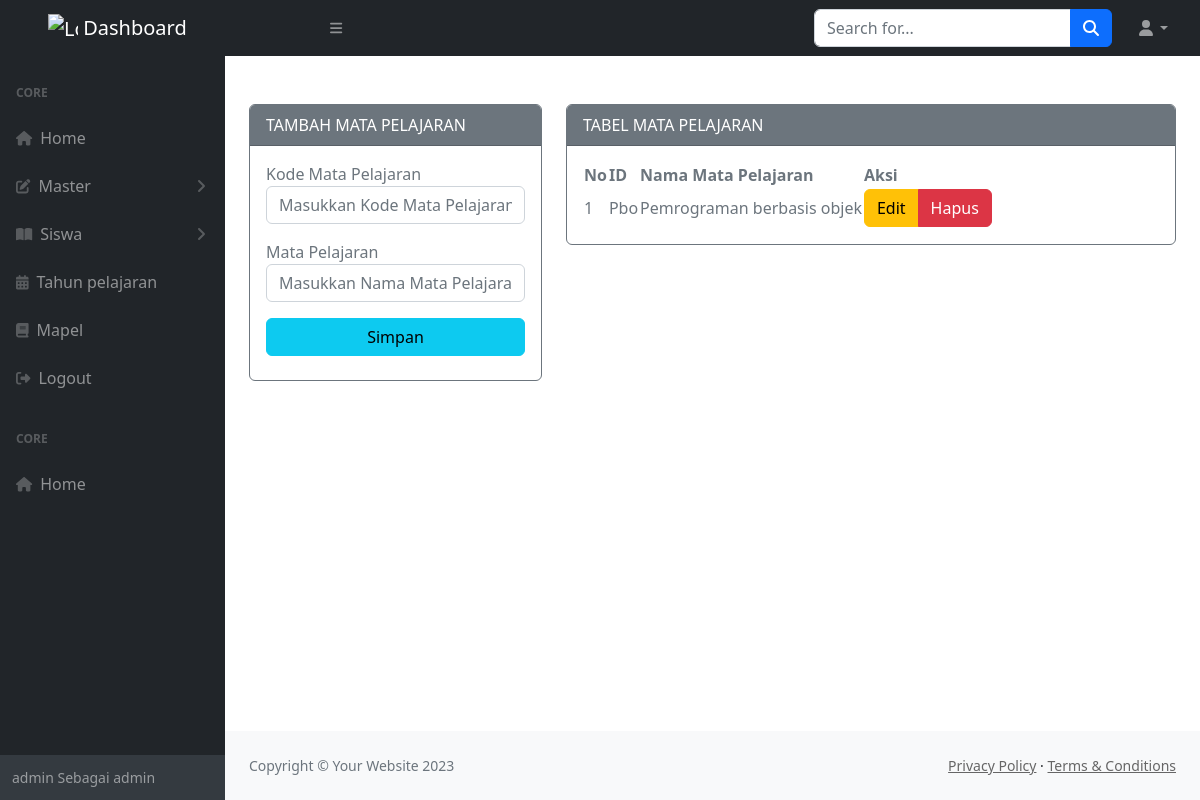
Page /admin/media.php?module=mapel (signed in) on the earlier database version.
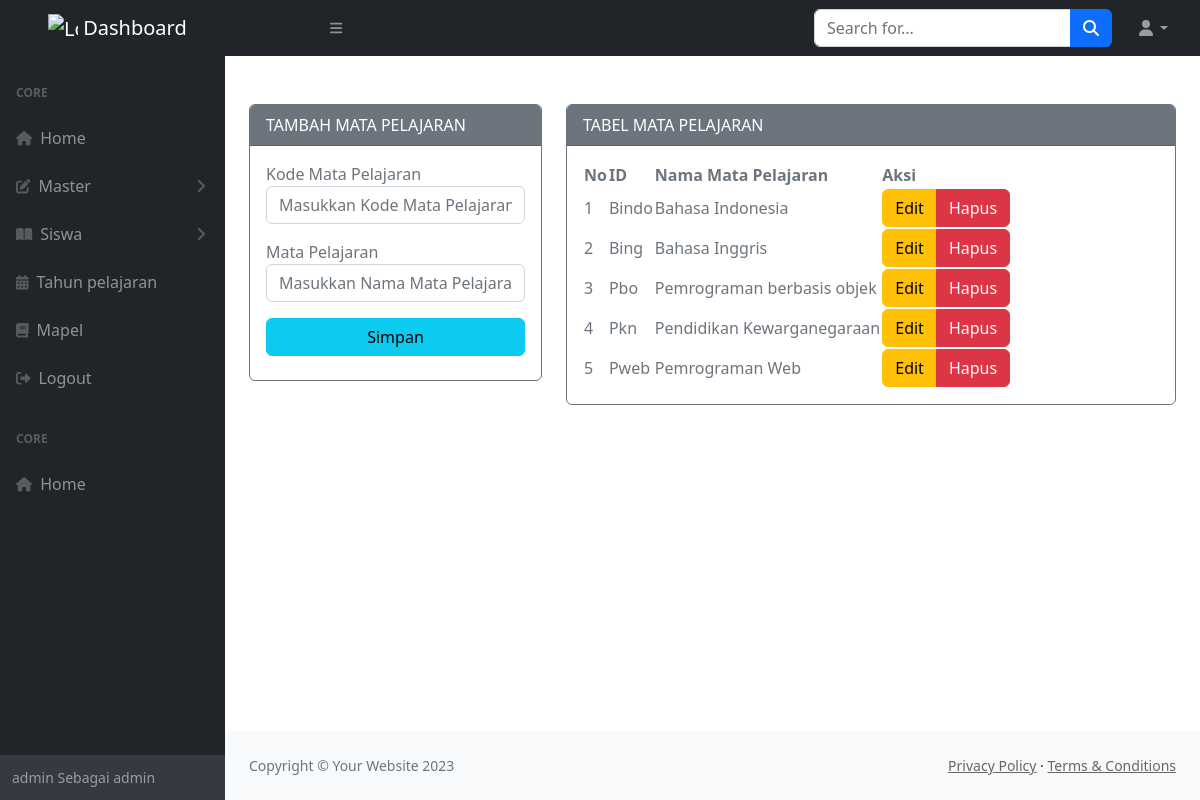
Same page on the later database version.
### tables this page shows
CREATE TABLE `mapel` (
  `kd_mapel` varchar(10) NOT NULL,
  `nama_mapel` varchar(100) NOT NULL
);

### admin/modul/mod_mapel/mapel_v.php (the view, shortened to what this page needs)
<?php
include "../koneksi/koneksi.php";
if (empty($_SESSION['username']) and empty($_SESSION['passuser']) and $_SESSION['login'] == 0) {
    echo "<script>alert('Kembalilah Kejalan yg benar!!!'); window.location = '../../index.php';</script>";
} else {
?>
    <?php
    $update = (isset($_GET['action']) and $_GET['action'] == 'update') ? true : false;
    ?>
    <div class="container mt-5">
        <div class="content-wrapper">
            <div class="container">
                <div class="row">
                    <div class="col-md-4 col-sm-4 col-xs-12">
                        <div class="card border-secondary mb-3">
                            <div class="card-header text-bg-<?= ($update) ? "success" : "secondary" ?>">
                                <?= ($update) ? "EDIT" : "TAMBAH" ?> MATA PELAJARAN
                            </div>
                            <div class="card-body text-secondary">
                                <form action="<?= $_SERVER['REQUEST_URI'] ?>" method="POST" role="form">
                                    <div class="form-group mb-3">
                                        <label>Kode Mata Pelajaran</label>
                                        <input class="form-control" placeholder="Masukkan Kode Mata Pelajaran" name="kd_mapel" type="text" <?= (!$update) ?: 'value="' . $row["kd_mapel"] . '"' ?> />
                                    </div>
                                    <div class="form-group mb-3">
                                        <label>Mata Pelajaran </label>
                                        <input class="form-control" placeholder="Masukkan Nama Mata Pelajaran" name="nama_mapel" type="text" <?= (!$update) ?: 'value="' . $row["nama_mapel"] . '"' ?> />
                                    </div>
                                    <button type="submit" class="btn btn-<?= ($update) ? "success" : "info" ?> btn-block w-100 mb-2">Simpan</button>
                                </form>
                            </div>
                        </div>
                    </div>
                    <div class="col-md-8 col-sm-8 col-xs-12">
                        <div class="card border-secondary mb-3">
                            <div class="card-header text-bg-secondary">
                                TABEL MATA PELAJARAN
                            </div>
                            <div class="card-body text-secondary">
                                <table id="datatablesSimple">
                                    <thead>
                                        <tr>
                                            <th>No</th>
                                            <th>ID</th>
                                            <th>Nama Mata Pelajaran</th>
                                            <th>Aksi</th>
                                        </tr>
                                    </thead>
                                    <tbody>
                                        <tr>
                                            <?php $no = 1; ?>
                                            <?php if ($query = $connect->query("SELECT * FROM mapel")) : ?>
                                                <?php while ($row = $query->fetch_assoc()) : ?>
                                                    <td><?php echo $no++; ?></td>
                                                    <td><?= $row['kd_mapel'] ?></td>
                                                    <td><?= $row['nama_mapel'] ?></td>
                                                    <td class="hidden-print">
                                                        <div class="btn-group">
                                                            <a href="?module=mapel&action=update&key=<?= $row['kd_mapel'] ?>" class="btn btn-warning btn-xs">Edit</a>
                                                            <a href="?module=mapel&action=delete&key=<?= $row['kd_mapel'] ?>" class="btn btn-danger btn-xs">Hapus</a>
                                                        </div>
                                                    </td>
                                        </tr>
                                    <?php endwhile ?>
                                <?php endif ?>
                                    </tbody>
                                </table>
                            </div>
                        </div>
                    </div>
                </div>
            </div>
        </div>
    </div>
<?php } ?>

Differences in the rows shown:
added mapel: kd_mapel "Bindo", nama_mapel "Bahasa Indonesia"
added mapel: kd_mapel "Bing", nama_mapel "Bahasa Inggris"
added mapel: kd_mapel "Pkn", nama_mapel "Pendidikan Kewarganegaraan"
added mapel: kd_mapel "Pweb", nama_mapel "Pemrograman Web"
